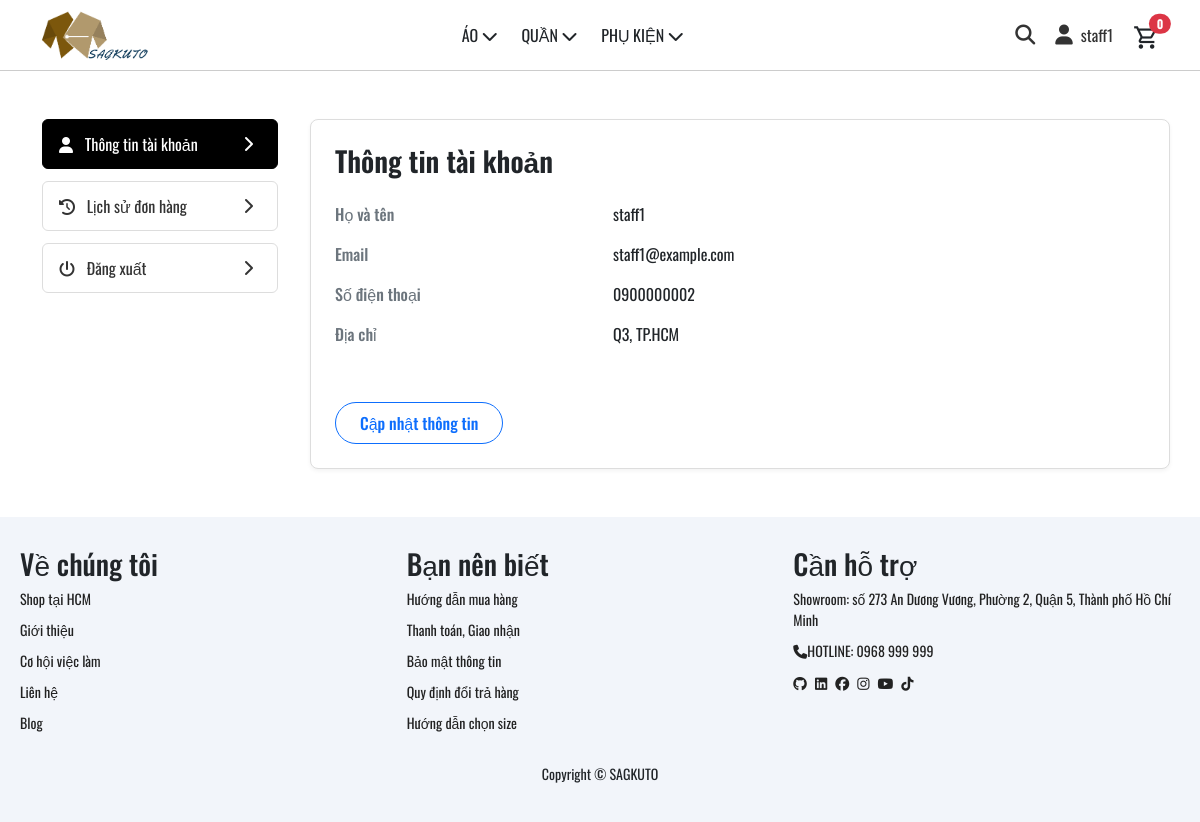
/index.php?page=taikhoan (signed in), run on the app's committed database.
### tables this page shows
CREATE TABLE `users` (
  `user_id` int(11) NOT NULL,
  `name` varchar(100) NOT NULL,
  `password` varchar(255) NOT NULL,
  `email` varchar(100) DEFAULT NULL,
  `phone` varchar(20) DEFAULT NULL,
  `address` varchar(255) DEFAULT NULL,
  `role_id` int(11) DEFAULT NULL,
  `status` tinyint(4) DEFAULT 1
);

### database/DBConnection.php (called while the page is built, shortened)
<?php
class DBConnect {
    private static $instance = null;
    private $pdo;
    private $host = 'localhost';
    private $dbname = 'db_web_quanao';
    private $username = 'root';
    private $password = '';
    private function __construct() {
        try {
            $this->pdo = new PDO(
                "mysql:host={$this->host};dbname={$this->dbname};charset=utf8",
                $this->username,
                $this->password
            );
            $this->pdo->setAttribute(PDO::ATTR_ERRMODE, PDO::ERRMODE_EXCEPTION);
            $this->pdo->setAttribute(PDO::ATTR_DEFAULT_FETCH_MODE, PDO::FETCH_ASSOC);
        } catch (PDOException $e) {
            die("Kết nối thất bại: " . $e->getMessage());
        }
    }
    public static function getInstance() {
        if (self::$instance === null) {
            self::$instance = new DBConnect();
        }
        return self::$instance;
    }
    public function select($sql, $params = []) {
        $stmt = $this->pdo->prepare($sql);
        $stmt->execute($params);
        return $stmt->fetchAll();
    }
    public function selectOne($sql, $params = []) {
        $stmt = $this->pdo->prepare($sql);
        $stmt->execute($params);
        return $stmt->fetch();
    }
}
?>

### layout/info_user.php (the view, shortened to what this page needs)
<?php
echo '<link rel="stylesheet" href="/assets/css/info_user.css">';
?>
<?php
$userDetail = $db->selectOne(
    'SELECT name, email, phone, address
     FROM users
     WHERE user_id = ?',
    [ $_SESSION['user_id'] ]
);
?>
<div class="container my-5">
  <div class="row">
    <aside class="col-md-3 mb-4">
      <nav class="list-group">
      <a href="/index.php?page=taikhoan"
           class="list-group-item list-group-item-action d-flex justify-content-between align-items-center">
          <span><i class="fa-solid fa-user"></i></i> Thông tin tài khoản</span>
          <i class="fa-solid fa-chevron-right"></i>
        </a>
        <a href="/index.php?page=donhang"
           class="list-group-item list-group-item-action d-flex justify-content-between align-items-center">
          <span><i class="fa-solid fa-clock-rotate-left me-2"></i> Lịch sử đơn hàng</span>
          <i class="fa-solid fa-chevron-right"></i>
        </a>
        <a href="/index.php?action=logout"
           class="list-group-item list-group-item-action d-flex justify-content-between align-items-center">
          <span><i class="fa-solid fa-power-off me-2"></i> Đăng xuất</span>
          <i class="fa-solid fa-chevron-right"></i>
        </a>
      </nav>
    </aside>
    <section class="col-md-9">
      <h2>Thông tin tài khoản</h2>
      <dl class="row mb-4">
        <dt class="col-sm-4">Họ và tên</dt>
        <dd class="col-sm-8"><?= htmlspecialchars($userDetail['name'], ENT_QUOTES) ?></dd>
        <dt class="col-sm-4">Email</dt>
        <dd class="col-sm-8"><?= htmlspecialchars($userDetail['email'], ENT_QUOTES) ?></dd>
        <dt class="col-sm-4">Số điện thoại</dt>
        <dd class="col-sm-8"><?= htmlspecialchars($userDetail['phone'], ENT_QUOTES) ?></dd>
        <dt class="col-sm-4">Địa chỉ</dt>
        <dd class="col-sm-8"><?= htmlspecialchars($userDetail['address'], ENT_QUOTES) ?></dd>
      </dl>
      <a href="/index.php?page=edit_profile" class="btn btn-outline-primary">
        Cập nhật thông tin
      </a>
    </section>
  </div>
</div>

### layout/header.php (shortened to what this page needs)
<?php
require_once __DIR__ . '/../database/DBConnection.php';
$db = DBConnect::getInstance();
$categories = $db->select('SELECT * FROM categories', []);
$menu = [
	['label' => 'ÁO',        'subs' => []],
	['label' => 'QUẦN',      'subs' => []],
	['label' => 'PHỤ KIỆN',  'subs' => []],
];
foreach ($categories as $cat) {
	$nameLower = mb_strtolower($cat['name'], 'UTF-8');
	$item = [
		'id'    => $cat['category_id'],
		'label' => $cat['name'],
	];
	if (strpos($nameLower, 'áo') !== false) {
		$menu[0]['subs'][] = $item;
	} elseif (strpos($nameLower, 'quần') !== false) {
		$menu[1]['subs'][] = $item;
	} elseif (strpos($nameLower, 'phụ kiện') !== false) {
		$menu[2]['subs'][] = $item;
	}
}
$user = null;
if (!empty($_SESSION['user_id'])) {
	$user = $db->selectOne(
		'SELECT user_id, name FROM users WHERE user_id = ?',
		[$_SESSION['user_id']]
	);
}
?>
<header class="header">
	<div class="logo_header">
		<a href="/index.php">
			<img src="/assets/img/logo_favicon/logo.png" alt="SAGKUTO Logo">
		</a>
	</div>
	<nav class="menu_header">
		<ul class="mb-0">
			<?php foreach ($menu as $item): ?>
				<li>
					<span class="menu-title">
						<?= htmlspecialchars($item['label'], ENT_QUOTES) ?>
						<?php if (!empty($item['subs'])): ?>
							<i class="fa-solid fa-chevron-down"></i>
						<?php endif; ?>
					</span>
				</li>
			<?php endforeach; ?>
		</ul>
	</nav>
	<div class="icon-group">
		<a href="/search.html" class="icon">
			<i class="fa-solid fa-magnifying-glass"></i>
		</a>
		<?php if ($user): ?>
			<a href="/index.php?page=taikhoan" class="icon account-link">
				<i class="fa-solid fa-user"></i>
				<span><?= htmlspecialchars($user['name'], ENT_QUOTES) ?></span>
			</a>
		<?php endif; ?>
		<div class="position-relative" style="margin-top: 10px;">
			<a href="javascript:void(0);" id="toggle-cart" title="Giỏ hàng" class="text-dark">
				<span class="material-symbols-outlined" style="font-size: 27px;">
				</span>
				<span id="cart-count-badge"
					class="position-absolute top-0 start-100 translate-middle badge rounded-pill bg-danger"
					style="font-size: 12px;">
					0
				</span>
			</a>
		</div>
	</div>
</header>

### assets/css/header.css (style rules this page uses)
.header { display: flex; justify-content: space-between; align-items: center; padding: 10px 40px; border-bottom: 1px solid #ccc; top: 0; position: sticky; z-index: 9999; background-color: #FFFFFF; position: relative; }
.logo_header img { height: 50px; display: block; }
.menu_header { position: static; display: block; }
.menu_header ul { list-style: none; padding: 0; margin: 0; }
.menu_header ul li { position: relative; display: inline-block; margin-right: 20px; }
.icon-group { display: flex; align-items: center; gap: 20px; font-size: 18px; color: black; position: relative; }
.icon { color: #333; font-size: 20px; text-decoration: none; display: flex; align-items: center; gap: 8px; transition: color 0.2s; }
.icon i { line-height: 1; vertical-align: middle; }
.icon.account-link span { font-size: 16px; line-height: 1; }
.icon.account-link i { font-size: 20px; }

### assets/css/info_user.css (style rules this page uses)
.container.my-5 > .row { display: flex; flex-wrap: wrap; gap: 20px; }
aside.col-md-3 { max-width: 260px; }
aside.col-md-3 .list-group { border: none; padding: 0; margin: 0; }
aside.col-md-3 .list-group-item { border: 1px solid #ddd; border-radius: 6px; margin-bottom: 12px; background-color: #fff; color: #333; padding: 12px 16px; display: flex; justify-content: space-between; align-items: center; transition: background-color 0.2s, color 0.2s, border-color 0.2s; }
aside.col-md-3 .list-group-item .fa-solid { margin-right: 8px; }
aside.col-md-3 .list-group-item.active { background-color: #000; border-color: #000; color: #fff; }
aside.col-md-3 .list-group-item.active i { color: #fff; }
section.col-md-9 { flex: 1; border: 1px solid #ddd; border-radius: 8px; background-color: #fff; padding: 24px; box-shadow: 0 2px 4px rgba(0,0,0,0.05); }
section.col-md-9 h2 { margin-bottom: 24px; font-size: 1.75rem; font-weight: 600; color: #212529; }
section.col-md-9 dl.row dt { font-weight: 500; color: #6c757d; margin-bottom: 8px; }
section.col-md-9 dl.row dd { margin-bottom: 16px; color: #212529; }
section.col-md-9 .btn-outline-primary { border-radius: 24px; padding: 8px 24px; font-weight: 500; margin-top: 16px; }

### data on the page
users: name "staff1", email "staff1@example.com", phone "0900000002", address "Q3, TP.HCM"

### other printed values
$item['label'] "ÁO"
$item['label'] "QUẦN"
$item['label'] "PHỤ KIỆN"
